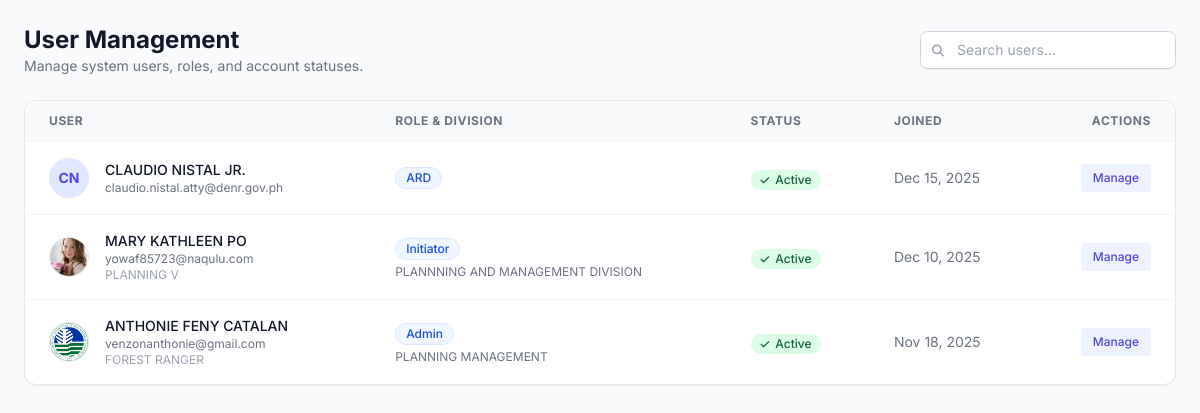
The page /admin_users.php (signed in) on the database its author committed.
### tables this page shows
CREATE TABLE `users` (
  `user_id` int(11) NOT NULL,
  `email` varchar(255) NOT NULL,
  `password_hash` varchar(255) NOT NULL,
  `first_name` varchar(100) NOT NULL,
  `middle_name` varchar(100) DEFAULT NULL,
  `last_name` varchar(100) NOT NULL,
  `suffix` varchar(20) DEFAULT NULL,
  `position` varchar(100) DEFAULT NULL,
  `designation` varchar(100) DEFAULT NULL,
  `division` varchar(100) DEFAULT NULL,
  `sex` enum('Male','Female','Other','Prefer not to say') DEFAULT NULL,
  `contact_number` varchar(50) DEFAULT NULL,
  `role` enum('Initiator','Section Chief','Division Chief','ARD','RED','Records Office','Admin') NOT NULL DEFAULT 'Initiator',
  `status` varchar(50) NOT NULL DEFAULT 'Pending',
  `verification_token` varchar(255) DEFAULT NULL,
  `token_expiry` datetime DEFAULT NULL,
  `reset_token` varchar(255) DEFAULT NULL,
  `reset_token_expiry` datetime DEFAULT NULL,
  `created_at` timestamp NOT NULL DEFAULT current_timestamp(),
  `otos_userlink` int(11) NOT NULL,
  `profile_picture_path` varchar(255) DEFAULT NULL
);

### admin_users.php (the view, shortened to what this page needs)
<?php
require_once 'db.php';
$search = isset($_GET['search']) ? trim($_GET['search']) : '';
$users = [];
$sql = "SELECT user_id, first_name, last_name, email, role, status, division, position, created_at, profile_picture_path
        FROM users WHERE 1=1";
$sql .= " ORDER BY created_at DESC";
$stmt = $conn->prepare($sql);
$stmt->execute();
$result = $stmt->get_result();
while ($row = $result->fetch_assoc()) {
    $users[] = $row;
}
function get_initials($fname, $lname) {
    return strtoupper(substr($fname, 0, 1) . substr($lname, 0, 1));
}
?>
<!DOCTYPE html>
<html lang="en">
<head>
    <script src="https://cdn.tailwindcss.com"></script>
    <link rel="stylesheet" href="https://cdnjs.cloudflare.com/ajax/libs/font-awesome/6.4.0/css/all.min.css">
</head>
<body class="text-gray-800 p-6">
    <div class="flex flex-col sm:flex-row sm:items-center sm:justify-between mb-6 gap-4">
        <div>
            <h1 class="text-2xl font-bold text-gray-900">User Management</h1>
            <p class="text-sm text-gray-500">Manage system users, roles, and account statuses.</p>
        </div>
        <div class="flex items-center gap-2">
            <form action="" method="GET" class="relative">
                <input type="text" name="search" value="<?php echo htmlspecialchars($search); ?>"
                       placeholder="Search users..."
                       class="pl-9 pr-4 py-2 border border-gray-300 rounded-lg text-sm focus:ring-indigo-500 focus:border-indigo-500 w-64 shadow-sm">
                <i class="fas fa-search absolute left-3 top-3 text-gray-400 text-xs"></i>
            </form>
        </div>
    </div>
    <div class="bg-white rounded-xl shadow-sm border border-gray-200 overflow-hidden">
        <div class="overflow-x-auto">
            <table class="w-full text-left border-collapse">
                <thead>
                    <tr class="bg-gray-50 border-b border-gray-100 text-xs font-semibold text-gray-500 uppercase tracking-wider">
                        <th class="px-6 py-3">User</th>
                        <th class="px-6 py-3">Role & Division</th>
                        <th class="px-6 py-3">Status</th>
                        <th class="px-6 py-3">Joined</th>
                        <th class="px-6 py-3 text-right">Actions</th>
                    </tr>
                </thead>
                <tbody class="divide-y divide-gray-100">
                    <?php if (count($users) > 0): ?>
                        <?php foreach ($users as $u): ?>
                            <tr class="hover:bg-gray-50 transition-colors">
                                <td class="px-6 py-4">
                                    <div class="flex items-center">
                                        <?php if (!empty($u['profile_picture_path']) && file_exists($u['profile_picture_path'])): ?>
                                            <img class="h-10 w-10 rounded-full object-cover border border-gray-200" src="<?php echo htmlspecialchars($u['profile_picture_path']); ?>" alt="">
                                        <?php else: ?>
                                            <div class="h-10 w-10 rounded-full bg-indigo-100 text-indigo-600 flex items-center justify-center font-bold text-sm">
                                                <?php echo get_initials($u['first_name'], $u['last_name']); ?>
                                            </div>
                                        <?php endif; ?>
                                        <div class="ml-4">
                                            <div class="text-sm font-medium text-gray-900"><?php echo htmlspecialchars($u['first_name'] . ' ' . $u['last_name']); ?></div>
                                            <div class="text-xs text-gray-500"><?php echo htmlspecialchars($u['email']); ?></div>
                                            <div class="text-xs text-gray-400"><?php echo htmlspecialchars($u['position']); ?></div>
                                        </div>
                                    </div>
                                </td>
                                <td class="px-6 py-4">
                                    <span class="inline-flex items-center px-2.5 py-0.5 rounded-full text-xs font-medium bg-blue-50 text-blue-700 border border-blue-100 mb-1">
                                        <?php echo htmlspecialchars($u['role']); ?>
                                    </span>
                                    <div class="text-xs text-gray-500"><?php echo htmlspecialchars($u['division']); ?></div>
                                </td>
                                <td class="px-6 py-4">
                                    <?php
                                        $statusClass = 'status-' . strtolower($u['status']);
                                        $statusIcon = match($u['status']) {
                                            'active' => 'fa-check',
                                            'pending' => 'fa-clock',
                                            'disabled' => 'fa-ban',
                                            default => 'fa-circle'
                                        };
                                    ?>
                                    <span class="inline-flex items-center gap-1.5 px-2.5 py-0.5 rounded-full text-xs font-medium <?php echo $statusClass; ?>">
                                        <i class="fas <?php echo $statusIcon; ?> text-[10px]"></i>
                                        <?php echo ucfirst(htmlspecialchars($u['status'])); ?>
                                    </span>
                                </td>
                                <td class="px-6 py-4 text-sm text-gray-500">
                                    <?php echo date('M d, Y', strtotime($u['created_at'])); ?>
                                </td>
                                <td class="px-6 py-4 text-right">
                                    <button onclick='openEditModal(<?php echo json_encode($u); ?>)' class="text-indigo-600 hover:text-indigo-900 font-medium text-xs bg-indigo-50 hover:bg-indigo-100 px-3 py-1.5 rounded transition-colors">
                                        Manage
                                    </button>
                                </td>
                            </tr>
                        <?php endforeach; ?>
                    <?php endif; ?>
                </tbody>
            </table>
        </div>
        </div>
</body>
</html>

### admin_users.php (style rules this page uses)
body { font-family: 'Inter', sans-serif; background-color: #f9fafb; }
.status-active { background-color: #dcfce7; color: #166534; }

### rows shown on the page
users: get_initials($u['first_name'], $u['last_name']) "CN", first_name+last_name "CLAUDIO NISTAL JR.", email "claudio.nistal.atty@denr.gov.ph", role "ARD", status "Active", created_at "Dec 15, 2025"
users: profile_picture_path (picture), first_name+last_name "MARY KATHLEEN PO", email "yowaf85723@naqulu.com", position "PLANNING V", role "Initiator", division "PLANNNING AND MANAGEMENT DIVISION", status "Active", created_at "Dec 10, 2025"
users: profile_picture_path (picture), first_name+last_name "ANTHONIE FENY CATALAN", email "venzonanthonie@gmail.com", position "FOREST RANGER", role "Admin", division "PLANNING MANAGEMENT", status "Active", created_at "Nov 18, 2025"
